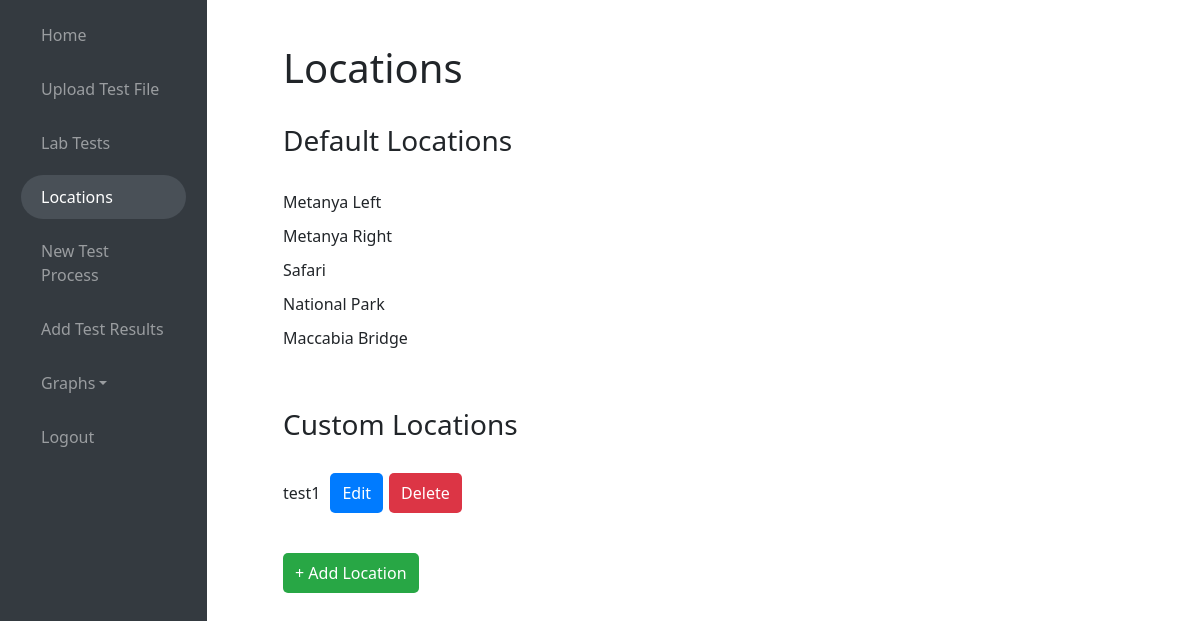
The page /locations (signed in) on the database as committed earlier.
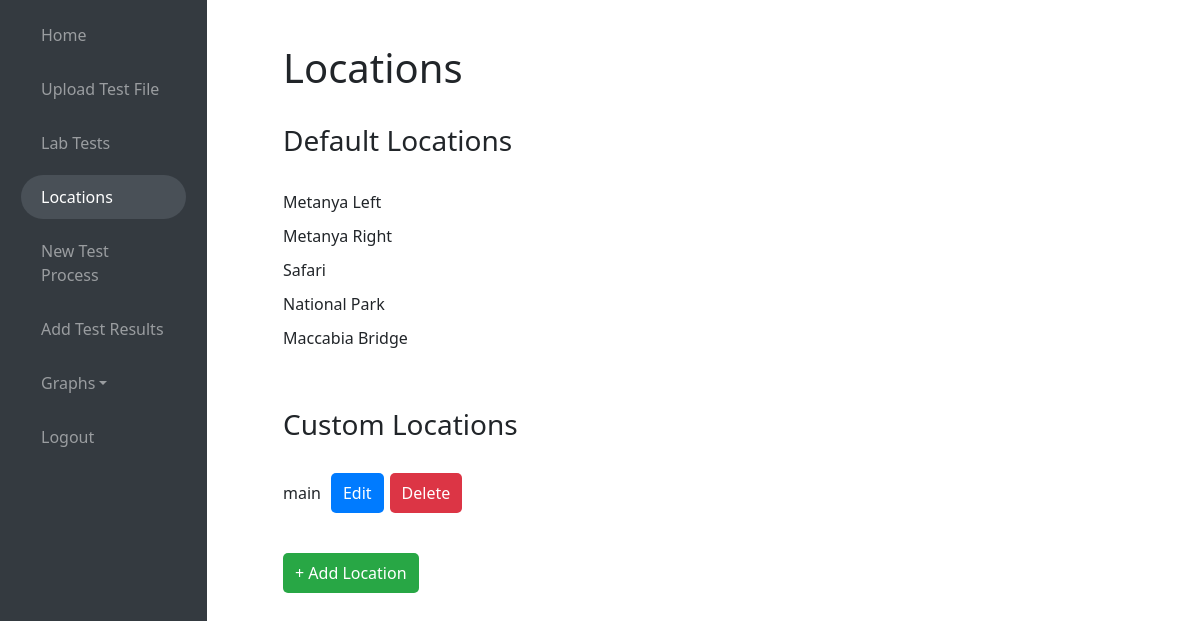
The same page on the database as committed later.
### website/models.py (models this page shows)
class Location(db.Model):
    id = db.Column(db.Integer, primary_key=True)
    name = db.Column(db.String(100))

### website/views/views.py (the view)
@views.route('/locations', methods=['GET'])
@login_required
def locations():
    locations = Location.query.all()
    return render_template("locations.html", user=current_user, locations=locations)

### website/services/scheduler.py (called while the page is built)
def setup_scheduler(app):
    from apscheduler.schedulers.background import BackgroundScheduler
    scheduler = BackgroundScheduler()
    scheduler.start()
    scheduler.add_job(lambda: save_daily_sensor_reading(app), 'cron', hour=11, minute=55, second=0)
    scheduler.add_job(lambda: check_flood_risk(app), 'cron', hour=13, minute=59, second=0)
    scheduler.add_job(id='Sensor Reading Task', func=lambda: get_water_level_alert(app), trigger='interval', seconds=10)
    @app.teardown_appcontext
    def shutdown_scheduler(exception=None):
        if scheduler.running:
            scheduler.shutdown(wait=False)  # Change here to not wait for jobs to complete

### website/templates/locations.html (shortened to what this page needs)
{% extends "base.html" %}
{% block content %}
<br />
<h1>Locations</h1>
<br>
<h3>Default Locations</h3>
<br>
<link rel="stylesheet" href="{{ url_for('static', filename='styles.css') }}">
<ul>
    <li>
        Metanya Left
    </li>
    <li>
        Metanya Right
    </li>
    <li>
        Safari
    </li>
    <li>
        National Park
    </li>
    <li>
        Maccabia Bridge
    </li>
    <br>
    <br>
    <h3>Custom Locations</h3>
    <br>
  {% for location in locations %}
  <li id="location-{{ location.id }}">
    <span id="name-{{ location.id }}">{{ location.name }}</span>
    <button id="edit-button-{{ location.id }}" class="location-btn edit-btn" onclick="toggleForm({{ location.id }})">Edit</button>
    <form method="POST" action="{{ url_for('views.delete_location', id=location.id) }}">
      <button type="submit" class="location-btn delete-btn" onclick="return confirm('Are you sure you want to delete this location?');">Delete</button>
    </form>
  </li>
  {% endfor %}
</ul>
<br>
<button id="add-location-btn" class="location-btn add-btn">+ Add Location</button>
{% endblock %}

### website/templates/base.html (shortened to what this page needs)
<!DOCTYPE html>
<html>
<head>
    <link
      rel="stylesheet"
      href="https://stackpath.bootstrapcdn.com/bootstrap/4.4.1/css/bootstrap.min.css"
    />
    <link
      rel="stylesheet"
      href="https://stackpath.bootstrapcdn.com/font-awesome/4.7.0/css/font-awesome.min.css"
    />
    <link rel="stylesheet" href="{{ url_for('static', filename='styles.css') }}">
</head>
<body>
    <div class="collapse d-md-flex" id="sidebar">
        <div class="bg-dark sidebar">
            <nav class="navbar navbar-dark">
                <div class="navbar-nav flex-column">
                    {% if user.is_authenticated %}
                    <a class="nav-item nav-link {% if request.path == '/' %}active{% endif %}" id="home" href="/">Home</a>
                    {% if user.category == 'Lab' %}
                    <a class="nav-item nav-link {% if request.path == '/upload_file' %}active{% endif %}" id="upload_file" href="/upload_file">Upload Test File</a>
                    <a class="nav-item nav-link {% if request.path == '/lab_tests' %}active{% endif %}" id="lab_tests" href="/lab_tests">Lab Tests</a>
                    <a class="nav-item nav-link {% if request.path == '/locations' %}active{% endif %}" id="locations" href="/locations">Locations</a>
                    <a class="nav-item nav-link {% if request.path == '/generate_qr_code' %}active{% endif %}" id="generate_qr_code" href="/generate_qr_code">New Test Process</a>
                    <a class="nav-item nav-link {% if request.path == '/submit_test' %}active{% endif %}" id="submit_test" href="/submit_test">Add Test Results</a>
                    {% endif %}
                    <div class="dropdown {% if request.path.startswith('/graphs') %}show{% endif %}">
                        <a class="nav-item nav-link dropdown-toggle {% if request.path.startswith('/graphs') %}active{% endif %}" id="graphs" href="#" role="button">Graphs</a>
                    </div>
                    <a class="nav-item nav-link {% if request.path == '/logout' %}active{% endif %}" id="logout" href="/logout">Logout</a>
                    {% else %}
                    <a class="nav-item nav-link {% if request.path == '/login' %}active{% endif %}" id="login" href="/login">Login</a>
                    <a class="nav-item nav-link {% if request.path == '/sign-up' %}active{% endif %}" id="signUp" href="/sign-up">Sign Up</a>
                    {% endif %}
                </div>
            </nav>
        </div>
    </div>
    <div class="main-content">
        <div class="container">
            {% block content %}
            {% endblock %}
        </div>
    </div>
</body>
</html>

### website/static/styles.css (style rules this page uses)
ul { list-style-type: none; padding: 0; }
li { margin-bottom: 10px; display: flex; align-items: center; }
li form, li span { margin-right: 10px; }
button { padding: 5px 10px; }
.location-btn { padding: 8px 12px; border: none; color: white; border-radius: 5px; cursor: pointer; transition: background-color 0.3s; }
.edit-btn, .update-btn { background-color: #007BFF; margin-right: 6px; }
.delete-btn { background-color: #dc3545; }
.add-btn { background-color: #28a745; }
.add-btn, .update-btn { background-color: #28a745; }
body { display: flex; margin: 0; font-family: 'Segoe UI', Tahoma, Geneva, Verdana, sans-serif; }
.sidebar { min-width: 200px; max-width: 207px; background-color: #343a40; height: 100vh; position: fixed; overflow-y: auto; transition: all 0.3s; left: 0; top: 0; z-index: 1000; }
.sidebar .navbar-nav { flex-direction: column; }
.sidebar .nav-link { color: #fff; padding: 10px 20px; border-radius: 25px; margin: 5px; transition: background-color 0.3s, color 0.3s; }
.sidebar .nav-link:hover, .sidebar .nav-link:focus, .sidebar .nav-link.active { background-color: #495057; color: #fff; text-decoration: none; }
.dropdown-toggle { color: #fff; padding: 10px 20px; border-radius: 25px; margin: 5px; transition: background-color 0.3s, color 0.3s; }
.main-content { margin-left: 200px; padding: 20px; width: calc(100% - 200px); }

Rows that differ between the two databases and show on the page:
changed Location: name "test1" → "main"
